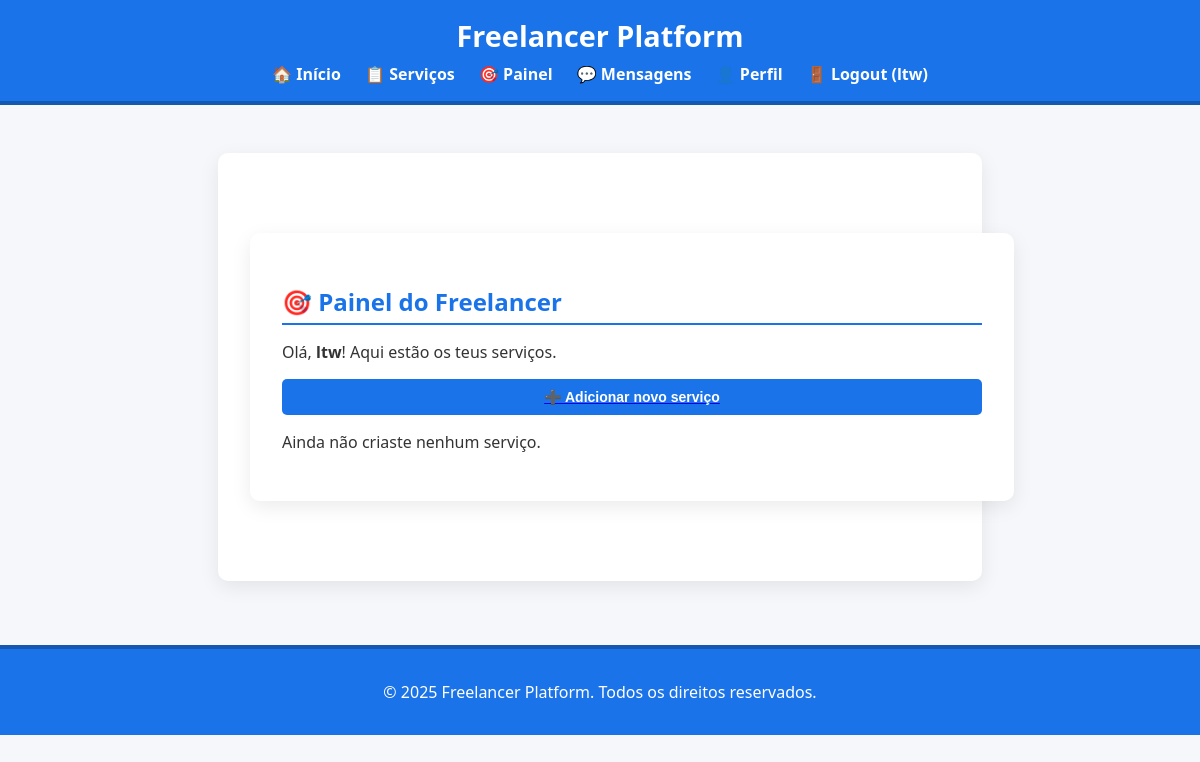
Page /pages/dashboard.php (signed in) on the earlier database version.
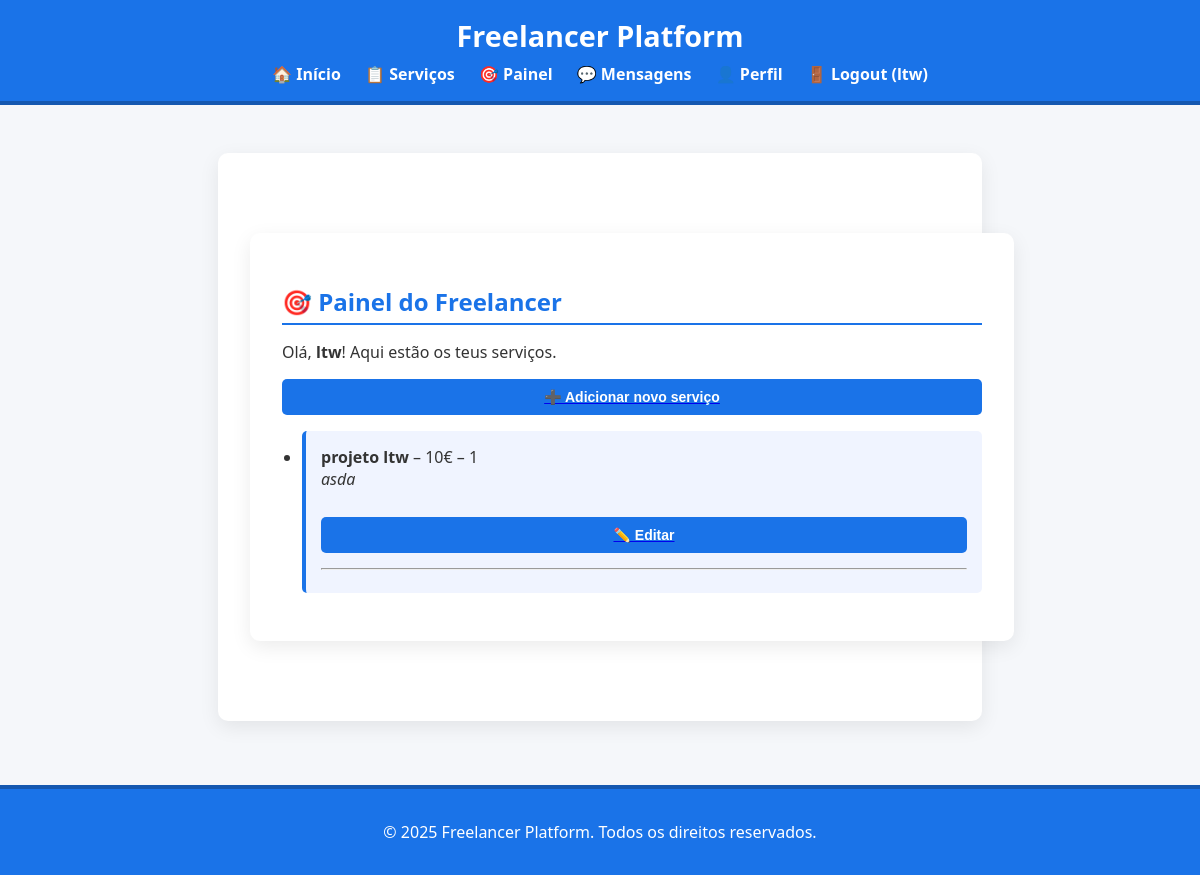
Same page on the later database version.
### tables this page shows
CREATE TABLE services (
    id INTEGER PRIMARY KEY AUTOINCREMENT,
    freelancer_id INTEGER NOT NULL,
    title TEXT NOT NULL,
    description TEXT,
    price REAL NOT NULL,
    delivery_time TEXT NOT NULL,
    category TEXT, 
    media_path TEXT,
    is_promoted INTEGER DEFAULT 0,
    FOREIGN KEY(freelancer_id) REFERENCES users(id)
);

### pages/dashboard.php (the view, shortened to what this page needs)
<?php
require_once '../includes/db.php';
include '../includes/header.php';
$stmt = $db->prepare("SELECT * FROM services WHERE freelancer_id = :id ORDER BY id DESC");
$stmt->execute([':id' => $_SESSION['user_id']]);
$services = $stmt->fetchAll(PDO::FETCH_ASSOC);
?>
<main>
    <h2>🎯 Painel do Freelancer</h2>
    <p>Olá, <strong><?= htmlspecialchars($_SESSION['username']) ?></strong>! Aqui estão os teus serviços.</p>
    <p>
        <a href="add_service.php">
            <button class="primary-btn">➕ Adicionar novo serviço</button>
        </a>
    </p>
    <?php if (count($services) === 0): ?>
        <p>Ainda não criaste nenhum serviço.</p>
    <?php else: ?>
        <ul>
            <?php foreach ($services as $service): ?>
                <li class="service-item">
                    <strong><?= htmlspecialchars($service['title']) ?></strong> –
                    <?= htmlspecialchars($service['price']) ?>€ –
                    <?= htmlspecialchars($service['delivery_time']) ?>
                    <br>
                    <em><?= htmlspecialchars($service['description']) ?></em>
                    <br><br>
                    <a href="edit_service.php?id=<?= $service['id'] ?>">
                        <button class="primary-btn">✏️ Editar</button>
                    </a>
                    <hr>
                </li>
            <?php endforeach; ?>
        </ul>
    <?php endif; ?>
</main>
<?php include '../includes/footer.php'; ?>

Differences in the rows shown:
added services: title "projeto ltw", price "10", delivery_time "1", description "asda"
Other differences:
text no longer shown: "Ainda não criaste nenhum serviço."
